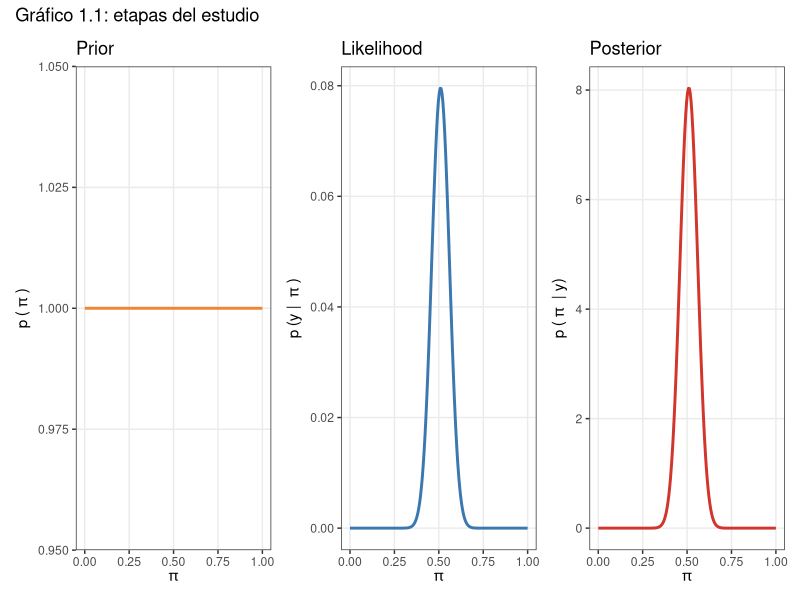
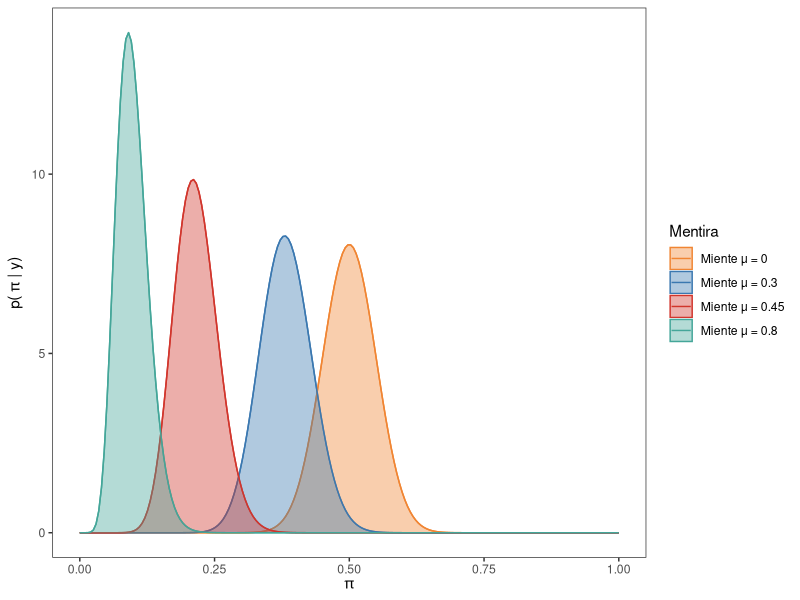
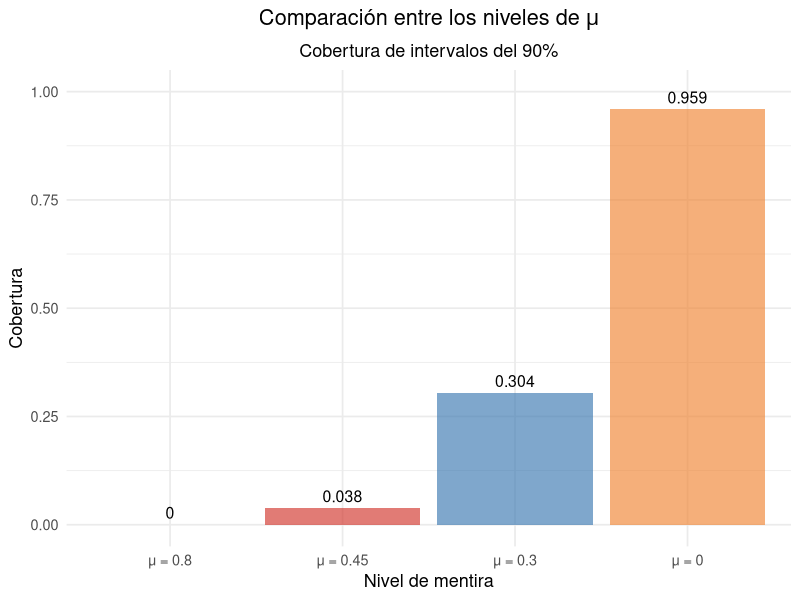
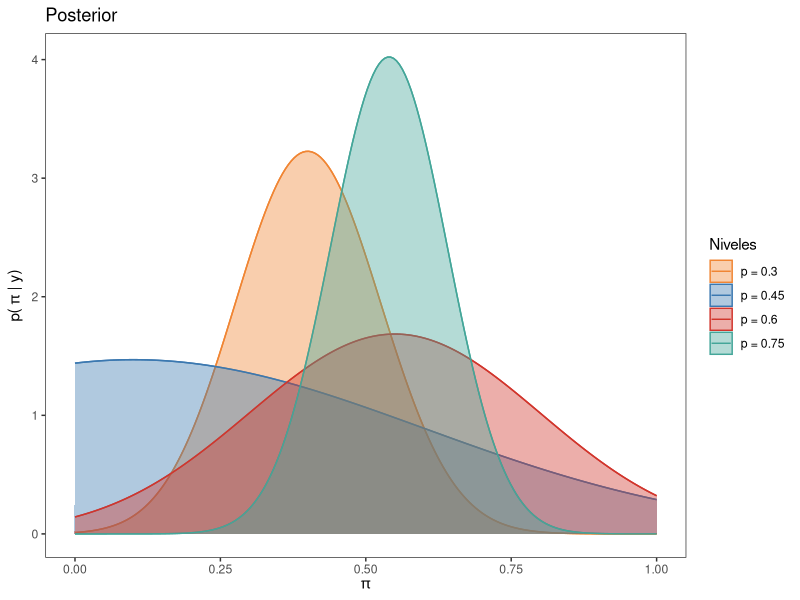
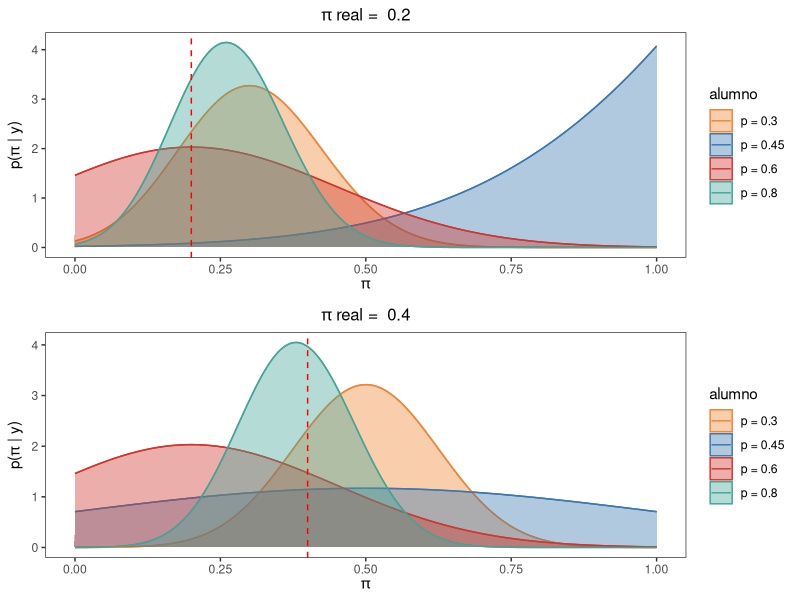
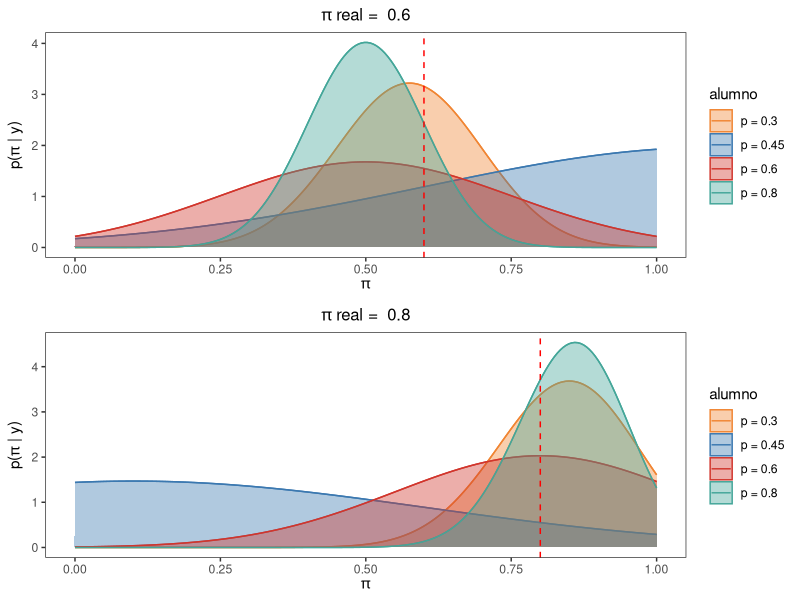
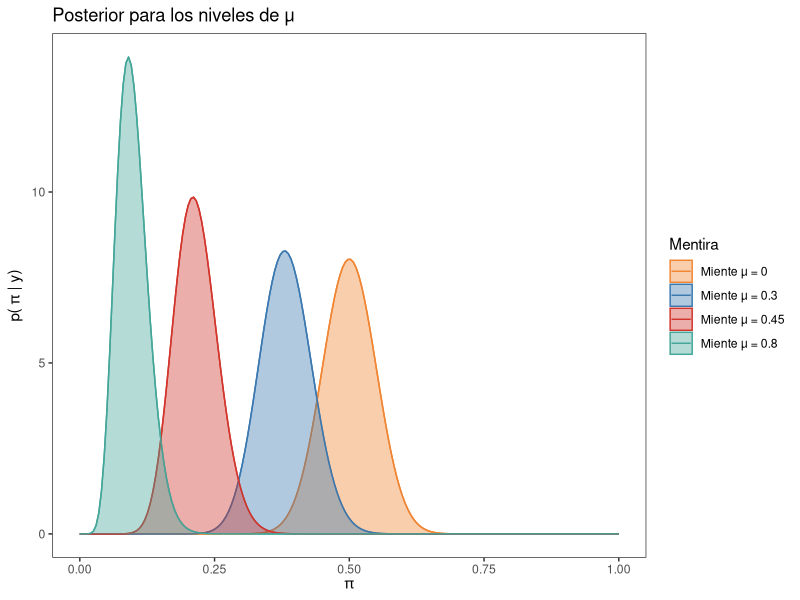
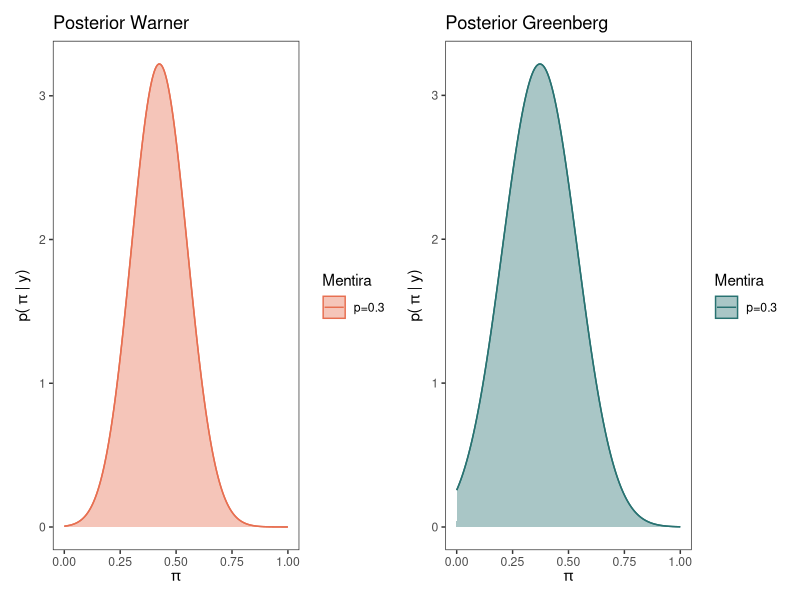

Write the R code that produced these figures, in order.
## ---- chunk 1
library(sampling)
library(tidyverse)
library(patchwork)
library(ggplot2)
library(patchwork)
library(tibble)
library(cowplot)

# Semilla para control de repeticiones
set.seed(1998)

# Poblacion de tamaño N = 1000 para muestras de tamaño n = 100
N <- 1000
apuesta <- c(rep(1, 400), rep(0, 600))

# Data frame de la poblacion
poblacion <- data.frame(estudiante = seq(1:N), apuesta = sample(apuesta) )

## ---- chunk 2

colores <- c("#f08533", "#3b78b0", "#d1352c" , "#44A699")
pi_grid <- seq(0, 1, length.out = 200)

# Obtener prior
prior <- dbeta(pi_grid, 1, 1)


# Graficar prior
plt_prior <- data.frame(x = pi_grid, y = prior) |>
  ggplot() +
  geom_line(aes(x = x, y = y), color = colores[1], linewidth = 1) +
  ggtitle("Prior") +
  labs(
    x = expression(pi),
    y = expression(p ~ "(" ~ pi ~ ")")
  ) +
  theme_bw() +
  theme(panel.grid.minor = element_blank())

## ---- chunk 3
# Creaciones de las muestra de tamaño n = 100

muestra <- data.frame(apuesta = sample(poblacion$apuesta, 100, replace = T))

n <- length(muestra$apuesta)
apuestan <- sum(muestra)

# n = 100
# apuestan = 40
# Calcular verosimilitud para cada valor de "pi"
likelihood <- dbinom(apuestan, n, pi_grid)

# Graficar verosimilitud
plt_likelihood <- data.frame(x = pi_grid, y = likelihood) |>
  ggplot() +
  geom_line(aes(x = x, y = y), color = colores[2], linewidth = 1) +
  ggtitle("Likelihood") +
  labs(
    x = expression(pi),
    y = expression(p ~ "(y | " ~ pi ~ ")")
  ) +
  theme_bw() +
  theme(panel.grid.minor = element_blank())

## ---- chunk 4
# Obtener posterior
posterior <- dbeta(pi_grid, 1 + apuestan, 1 + n - apuestan)

# Graficar posterior
plt_posterior <- data.frame(x = pi_grid, y = posterior) |>
  ggplot() +
  geom_line(aes(x = x, y = y), color = colores[3], linewidth = 1) +
  labs(
    x = expression(pi),
    y = expression(p ~ "(" ~ pi ~ " | y)")
  ) +
  ggtitle("Posterior") +
  theme_bw() +
  theme(panel.grid.minor = element_blank())

# Concatenar graficos
combined_plot <- (plt_prior | plt_likelihood | plt_posterior) +
  plot_annotation(
    title = "Gráfico 1.1: etapas del estudio"
  )

# Mostrar en pantalla
print(combined_plot)
## ---- chunk 5
set.seed(1998)

#Muestra base para los 6 procedimientos
apuesta_b <- sample(poblacion$apuesta, n, replace = T)



#Procedimiento sin mentira, con mentira de nivel mu (bajo, medio ,alto)
muestra_mu <- function(mu, a_prior, b_prior, apuesta_b){
  muestras <- list()
  post_m <- list()
  
  for(i in 1:length(mu)) {
    muestra <- data.frame(apuesta =  ifelse(apuesta_b == 1 ,ifelse(runif(sum(apuesta_b)) < mu[i], 0 ,1),0))
    muestras[[length(muestras) + 1]] <- muestra$apuesta
    post_m[[length(post_m) + 1]] <- dbeta(pi_grid, a_prior + sum(muestra$apuesta), b_prior + n - sum(muestra$apuesta) )
  }
  return(post_m)
}

#Guardo la lista que devuelve la función para poder graficar
post_mu <- muestra_mu(c(0, 0.3, 0.45, 0.8), 1, 1, apuesta_b)

# Crear un data.frame
datos <- data.frame(
  p = rep(pi_grid, times = 4),
  posterior = c(post_mu[[1]], post_mu[[2]], post_mu[[3]], post_mu[[4]]),
  Mentira = rep(c("Miente μ = 0","Miente μ = 0.3", "Miente μ = 0.45", "Miente μ = 0.8"), each = 200))

# Crear el grafico con ggplot2 con los siguientes mapeos
ggplot(datos, aes(x = p, y = posterior, color = Mentira)) +
  geom_line() +
  geom_area(aes(fill = Mentira), alpha = 0.4, position = "identity") +
  scale_color_manual(values = colores) +
  scale_fill_manual(values = colores) +
  labs(x = expression(pi), y = expression("p(" ~ pi ~ "| y)")) +
  theme_bw() +
  theme(
    panel.grid.major = element_blank(),
    panel.grid.minor = element_blank(),
  )

## ---- chunk 6
set.seed(1998)

int_m_0 <- matrix(NA, nrow = 1000, ncol = 2)
int_m_1 <- matrix(NA, nrow = 1000, ncol = 2)
int_m_2 <- matrix(NA, nrow = 1000, ncol = 2)
int_m_3 <- matrix(NA, nrow = 1000, ncol = 2)

for (i in 1:1000) {
  ma_0 <- data.frame(alumno = 1:n, apuesta = sample(poblacion$apuesta, 100, replace = T))
  
  apuesta_1 <- sample(poblacion$apuesta, 100, replace = T)
  
  ma_1 <- data.frame(alumno = 1:n, apuesta =  ifelse(apuesta_1 == 1 ,ifelse(runif(sum(apuesta_1)) < 0.3, 0 ,1),0))
  
  apuesta_2 <- sample(poblacion$apuesta, 100, replace = T)
  
  ma_2 <- data.frame(alumno = 1:n, apuesta =  ifelse(apuesta_2 == 1 ,ifelse(runif(sum(apuesta_2)) < 0.45, 0 ,1),0))
  
  apuesta_3 <- sample(poblacion$apuesta, 100, replace = T)
  
  ma_3 <- data.frame(alumno = 1:n, apuesta =  ifelse(apuesta_3 == 1 ,ifelse(runif(sum(apuesta_3)) < 0.8, 0 ,1),0))
  
  int_m_0[i, ] <- qbeta(c(0.025, 0.975), 1 + sum(ma_0$apuesta), 1 + n - sum(ma_0$apuesta))
  int_m_1[i, ] <- qbeta(c(0.025, 0.975), 1 + sum(ma_1$apuesta), 1 + n - sum(ma_1$apuesta))
  int_m_2[i, ] <- qbeta(c(0.025, 0.975), 1 + sum(ma_2$apuesta), 1 + n - sum(ma_2$apuesta))
  int_m_3[i, ] <- qbeta(c(0.025, 0.975), 1 + sum(ma_3$apuesta), 1 + n - sum(ma_3$apuesta))
}

# Ver cuántos intervalos cubren el valor 0.4
cubre_0 <- (int_m_0[,1] <= 0.4) & (int_m_0[,2] >= 0.4)
cubre_1 <- (int_m_1[,1] <= 0.4) & (int_m_1[,2] >= 0.4)
cubre_2 <- (int_m_2[,1] <= 0.4) & (int_m_2[,2] >= 0.4)
cubre_3 <- (int_m_3[,1] <= 0.4) & (int_m_3[,2] >= 0.4)

# Proporción de intervalos que lo cubren
Niv_mentira <- tibble(
  Método = c("μ = 0", "μ = 0.3", "μ = 0.45", "μ = 0.8"),
  Cobertura = c(mean(cubre_0), mean(cubre_1), mean(cubre_2), mean(cubre_3))
  )

ggplot(Niv_mentira, aes(x = reorder(Método, Cobertura), y = Cobertura)) +
  geom_col(fill = colores, alpha = 0.65) +
  geom_text(aes(label = round(Cobertura, 3)), vjust = -0.5, size = 4) +
  labs(
    title = expression("Comparación entre los niveles de " * mu),
    subtitle = "Cobertura de intervalos del 90%",
    x = "Nivel de mentira",
    y = "Cobertura"
  ) +
  ylim(0, 1) +
  theme_minimal(base_size = 13) +
  theme(
    plot.title = element_text(hjust = 0.5),
    plot.subtitle = element_text(hjust = 0.5)
  )



## ---- chunk 7
set.seed(1998)

#método warner
#Definimos una función para evaluar distintos caso de p con un prior uniforme
muestra_war <- function(p, apuesta_b){
  # Hacemos función para lambda_w
  lambda_w <- function(p, pi_a = 0.4){return(pi_a*p + (1-p)*(1-pi_a))}
  
  # Lista para guardar los resultados
  resultados_w <- list()
  
  #lista para guardar posterior warner
  posterior_w <- list()
  
  y <- numeric(4)
  for (i in 1:length(p)) {
    # Generar la pregunta con p unos y el resto ceros
    pregunta <- sample(c(rep(1, (p[i]*100)), rep(0, n - (p[i]*100))), n, replace = TRUE)
    
    # Generar la respuesta según la lógica dada
    respuesta <- ifelse(pregunta == 0, ifelse(apuesta_b == 1, 0, 1), apuesta_b)
    
    # Crear el tibble para este p y agregarlo a la lista
    resultados_w[[length(resultados_w) + 1]] <- tibble(muestra_base = apuesta_b,
                                                       pregunta = pregunta,
                                                       respuesta = respuesta,
                                                       p_valor = p[i])
    
    #convierto a data frame
    datos_w <- as.data.frame(resultados_w[[i]])
    
    # Hacer el posterior exacto a partir de la muestra
    y[i] <- sum(datos_w$respuesta)
    # Establecemos el numerador donde lambda toma valores para p y posibles val de pi
    num_w <- (lambda_w(p[i], pi_grid) ^ y[i])*((1-lambda_w(p[i], pi_grid)) ^ (n - y[i]))* (1 - 2 * p[i])
    
    # paso 5: denominador que salio de consulta
    denom_w <- (pbeta(1 - p[i], y[i] + 1, n - y[i] + 1) * beta(y[i] + 1, n - y[i] + 1)) - (pbeta(p[i] ,y[i] +1,n-y[i] +1)*beta(y[i] +1, n-y[i] +1))
    
    # paso 6: posterior
    posterior_w[[length(posterior_w) + 1]] <- num_w / denom_w
    
  }
  return(posterior_w)
}
posterior_w <- muestra_war(c(0.3, 0.45, 0.6, 0.75), apuesta_b)

# Crear un data.frame
datos <- data.frame(
  p = rep(pi_grid, times = 4),
  posterior = c(posterior_w[[1]], posterior_w[[2]], posterior_w[[3]], posterior_w[[4]]),
  Niveles = rep(c("p = 0.3","p = 0.45", "p = 0.6", "p = 0.75"), each = 200))

# Crear el grafico con ggplot2 con los siguientes mapeos
ggplot(datos, aes(x = p, y = posterior, color = Niveles)) +
  geom_line() +
  geom_area(aes(fill = Niveles), alpha = 0.4, position = "identity") +
  ggtitle("Posterior") +
  scale_color_manual(values = colores) +
  scale_fill_manual(values = colores) +
  labs(x = expression(pi), y = expression("p(" ~ pi ~ "| y)")) +
  theme_bw() +
  theme(
    panel.grid.major = element_blank(),
    panel.grid.minor = element_blank(),
  )



## ---- chunk 8
set.seed(2198)

# Poblacion de tamaño N = 1000 para muestras de tamaño n = 100
N <- 1000

# paso 1: establecemos los diferentes p
p <- c(0.3, 0.45, 0.6, 0.75)

# paso 2: hacemos función para lambda 
lambda <- function(p, pi_a = 0.4){
return(pi_a*p + (1-p)*(1-pi_a))
}

graficos_post <- list()

# Establece tamano muestra
n <- 100

# Establece las diferentes posiciones
pos <- c(30, 45, 60, 80)

pi_pos <- c(200, 400, 600, 800)

pi_line <- c(0.2, 0.4, 0.6, 0.8)
line <- 0

for (j in pi_pos) {
  line <- line + 1
  apuesta_pi <- c(rep(1, j), rep(0, N - j))
  # Data frame de la poblacion
  poblacion_pi <- data.frame(estudiante = seq(1:N), apuesta = sample(apuesta_pi) )

  # Establece la muestra base que parte desde la poblacion
  muestra_base_pi <- sample(poblacion_pi$apuesta, n, replace = TRUE)

  # Lista para guardar los resultados
  resultados <- list()

  for (i in pos) {
    # Generar la pregunta con p unos y el resto ceros
    apuesta <- c(rep(1, i), rep(0, n - i))
    pregunta <- sample(apuesta, n, replace = TRUE)
  
    # Generar la respuesta según la lógica dada
    respuesta <- ifelse(pregunta == 0, ifelse(muestra_base_pi == 1, 0, 1), muestra_base_pi)
  
    # Crear el tibble para este p
    df <- tibble(
    muestra_base = muestra_base_pi,
    pregunta = pregunta,
    respuesta = respuesta,
    p_valor = i
    )
  
    # Agregarlo a la lista
    resultados[[length(resultados) + 1]] <- df
  }

  # Unir todos los data frames
  tabla_final <- bind_rows(resultados)

  # Ver resultado
  #print(tabla_final)

  # Ver las respuestas para diferente posiciones
  y_p <- tabla_final %>% 
    group_by(p_valor) %>% 
   summarise(sum(respuesta))

  # Cambia el tipo de variable de las respuestas para que tome las pbeta y beta
  y <- c(as.numeric(y_p[1,2]),
        as.numeric(y_p[2,2]),
        as.numeric(y_p[3,2]),
        as.numeric(y_p[4,2]))

  # Lista para el posterior
  post_7 <- list()
  post_n7 <- c("p = 0.3", "p = 0.45", "p = 0.6", "p = 0.8")

  # Hacer el posterior a partir de la muestra
  for (i in 1:4) {
    # paso 4: establecemos un numerador donde lambda toma valores para p y posibles val de pi
    num_6 <- (lambda(p[i],pi_grid)^y[i])*((1-lambda(p[i],pi_grid))^(n-y[i]))* (1-2*p[i])
  
    # paso 5: denominador que salio de consulta
    denom_6 <- (pbeta(1 - p[i],y[i]+1,n-y[i]+1)*beta(y[i]+1,n-y[i]+1)) - (pbeta(p[i],y[i]+1,n-y[i]+1)*beta(y[i]+1,n-y[i]+1))
  
    # paso 6: posterior
    posterior_6 <- num_6 / denom_6
  
    post_7[[post_n7[i]]] <- posterior_6
  }

  # Crear un data.frame
  datos <- data.frame(
    p = rep(pi_grid, times = 4),
    posterior = c(post_7[[1]], post_7[[2]], post_7[[3]], post_7[[4]]),
    alumno = rep(c("p = 0.3","p = 0.45", "p = 0.6", "p = 0.8"), each = 200))

  # Crear el gráfico con ggplot2 con los siguientes mapeos
  titulo_grafico <- bquote(pi ~ "real = " ~ .(pi_line[line]))
  
  graficos_post[[line]] <- ggplot(datos, aes(x = p, y = posterior, color = alumno)) +
    geom_line() +
    geom_area(aes(fill = alumno), alpha = 0.4, position = "identity") +
    scale_color_manual(values = colores) +
    scale_fill_manual(values = colores) +
    labs(
      x = expression(pi),
      y = expression(paste("p(", pi, " | y)")),
      title = titulo_grafico
    ) +
    theme_bw() +
    theme(panel.grid = element_blank()) +
    geom_vline(xintercept = pi_line[line], linetype = "dashed", color = "red", size = 0.5) +
    theme(plot.title = element_text(hjust = 0.5, size = 12, face = "bold"))



}
## ---- chunk 9

# Concatenar graficos
# Cargar si no lo hiciste
library(gridExtra)

# Primer par
grid.arrange(graficos_post[[1]], graficos_post[[2]], nrow = 2)

# Segundo par
grid.arrange(graficos_post[[3]], graficos_post[[4]], nrow = 2)

## ---- chunk 10
#función del posterior para un prior no necesariamente uniforme

posterior_war <- function(pi, p, a, b){
  # Establecemos la función lambda del método warner
  lambda_W <- function(p, pi_a){return(pi_a*p + (1-p)*(1-pi_a))}
  # Simulamos una muestra de respuestas afirmativas con el parametro lambda_w
  y <- rbinom(1,100,lambda(p, pi))
  # Construimos el numerador del posterior aproximado
  num <- dbeta(pi_grid, a, b) * dbinom(y, 100, lambda(p, pi_grid))
  # Construimos el denominador del posterior aproximado
  delta <- diff(pi_grid)[1] 
  denom <- sum(num) * delta
  # Obtenemos el Posterior exacto
  posterior <- num / denom
  return(posterior)
}

## ---- chunk 11
# función del posterior para un prior no necesariamente uniforme con el método Greenberg

posterior_green <- function(pi, p, a, b, pi_b = 7/12){
  # Establecemos la función lambda con la probabilidad conocida pi_b = 7/12
  lambda_g <- function(p, pi_a){return(pi_a*p + pi_b*(1-p))}
  # Simulamos una muestra de respuestas afirmativas con el parametro lambda_g
  y <- rbinom(1,100,lambda_g(p, pi))
  # Construimos el numerador del posterior aproximado
  num <- dbeta(pi_grid, a, b) * dbinom(y, 100, lambda(p, pi_grid))
  # Construimos el denominador del posterior aproximado
  delta <- diff(pi_grid)[1] 
  denom <- sum(num) * delta
  # Obtenemos el Posterior exacto
  posterior <- num / denom
  return(posterior)
}

## ---- chunk 12
set.seed(1998)

#Muestra base para los 6 procedimientos
apuesta_b <- sample(poblacion$apuesta, n, replace = T)

#Procedimiento sin mentira, con mentira de nivel mu (bajo, medio ,alto)
#Guardo la lista que devuelve la función para poder graficar
post_mu <- muestra_mu(c(0, 0.3, 0.45, 0.8), 1, 1, apuesta_b)

  # Crear un data.frame
  datos <- data.frame(
    p = rep(pi_grid, times = 4),
    posterior = c(post_mu[[1]], post_mu[[2]], post_mu[[3]], post_mu[[4]]),
    Mentira = rep(c("Miente μ = 0","Miente μ = 0.3", "Miente μ = 0.45", "Miente μ = 0.8"), each = 200))
  
  # Crear el grafico con ggplot2 con los siguientes mapeos
  ggplot(datos, aes(x = p, y = posterior, color = Mentira)) +
    geom_line() +
    geom_area(aes(fill = Mentira), alpha = 0.4, position = "identity") +
    ggtitle("Posterior para los niveles de μ") +
    scale_color_manual(values = colores) +
    scale_fill_manual(values = colores) +
    labs(x = expression(pi), y = expression("p(" ~ pi ~ "| y)")) +
    theme_bw() +
    theme(
      panel.grid.major = element_blank(),
      panel.grid.minor = element_blank(),
    )

## ---- chunk 13
set.seed(2198)
#método warner
#Guardo la lista que devuelve la función para poder graficar
posterior_w <- muestra_war(0.3, apuesta_b)

  datos_warner <- data.frame(
    p = rep(pi_grid, times = length(posterior_w)),
    posterior = c(posterior_w[[1]]),
    Mentira = rep(c("p=0.3"), each = 200))
  
  # Crear el grafico con ggplot2 con los siguientes mapeos
  post_w <- ggplot(datos_warner, aes(x = p, y = posterior, color = Mentira)) +
    geom_line() +
    geom_area(aes(fill = Mentira), alpha = 0.4, position = "identity") +
    ggtitle("Posterior Warner") +
    scale_color_manual(values = "#E76F51") +
    scale_fill_manual(values = "#E76F51") +
    labs(x = expression(pi), y = expression("p(" ~ pi ~ "| y)")) +
    theme_bw() +
    theme(
      panel.grid.major = element_blank(),
      panel.grid.minor = element_blank(),
    )

#método Greenberg
#Definimos una función para evaluar distintos caso de p con un prior uniforme
muestra_green <- function(p, apuesta_b){
  # Hacemos función para lambda_w
  lambda_g <- function(p, pi_a = 0.4){return(pi_a*p + (7/12)*(1-p))}
  
  # Lista para guardar los resultados
  resultados_g <- list()
  
  #lista para guardar posterior warner
  posterior_g <- list()
  
  y <- numeric(4)
  for (i in 1:length(p)) {
    # Generar la pregunta con p unos y el resto ceros
    pregunta <- sample(c(rep(1, (p[i]*100)), rep(0, n - (p[i]*100))), n, replace = TRUE)
    
    # Generar la respuesta según la lógica dada
    respuesta <- ifelse(pregunta == 0, ifelse(apuesta_b == 1, 0, 1), apuesta_b)
    
    # Crear el tibble para este p y agregarlo a la lista
    resultados_g[[length(resultados_g) + 1]] <- tibble(muestra_base = apuesta_b,
                                                       pregunta = pregunta,
                                                       respuesta = respuesta,
                                                       p_valor = p[i])
    
    #convierto a data frame
    datos_g <- as.data.frame(resultados_g[[i]])
    
    # Hacer el posterior exacto a partir de la muestra
    y[i] <- sum(datos_g$respuesta)
    # Establecemos el numerador donde lambda toma valores para p y posibles val de pi
    num_g <- (lambda_g(p[i], pi_grid) ^ y[i])*((1-lambda_g(p[i], pi_grid)) ^ (n - y[i]))* (1 - 2 * p[i])
    
    # paso 5: denominador que salio de consulta
    denom_g <- (pbeta(1 - p[i], y[i] + 1, n - y[i] + 1) * beta(y[i] + 1, n - y[i] + 1)) - (pbeta(p[i] ,y[i] +1,n-y[i] +1)*beta(y[i] +1, n-y[i] +1))
    
    # paso 6: posterior
    posterior_g[[length(posterior_g) + 1]] <- num_g / denom_g
    
  }
  return(posterior_g)
}
#Guardo la lista que devuelve la función para poder graficar
posterior_g <- muestra_green(0.3, apuesta_b)

  datos_green <- data.frame(
    p = rep(pi_grid, times = length(posterior_g)),
    posterior = c(posterior_g[[1]]),
    Mentira = rep(c("p=0.3"), each = 200))
  
  # Crear el grafico con ggplot2 con los siguientes mapeos
  post_g <-ggplot(datos_green, aes(x = p, y = posterior, color = Mentira)) +
    geom_line() +
    geom_area(aes(fill = Mentira), alpha = 0.4, position = "identity") +
    ggtitle("Posterior Greenberg") +
    scale_color_manual(values = "#287271") +
    scale_fill_manual(values = "#287271") +
    labs(x = expression(pi), y = expression("p(" ~ pi ~ "| y)")) +
    theme_bw() +
    theme(
      panel.grid.major = element_blank(),
      panel.grid.minor = element_blank(),
    )
  
# Concatenar graficos
post_w | post_g
## ---- chunk 14
set.seed(1998)

#Muestra base para los 6 procedimientos con mil simulaciones

int_m_0 <- matrix(NA, nrow = 1000, ncol = 2)
int_m_1 <- matrix(NA, nrow = 1000, ncol = 2)
int_m_2 <- matrix(NA, nrow = 1000, ncol = 2)
int_m_3 <- matrix(NA, nrow = 1000, ncol = 2)
int_w <- matrix(NA, nrow = 1000, ncol = 2)
int_g <- matrix(NA, nrow = 1000, ncol = 2)


for (i in 1:1000) {
  apuesta_b <- sample(poblacion$apuesta, n, replace = T)
  
  #Procedimiento sin mentira, con mentira de nivel mu (bajo, medio ,alto)
  post_m <- muestra_mu(c(0, 0.3, 0.45, 0.8), 1, 1, apuesta_b) #devuelve una lista con cada posterior segun mu
  
  #Procedimiento del método Warner con p = 0.3
  posterior_w <- muestra_war(0.3, apuesta_b) #devuelve una lista con el posterior warner
  
  #método Greenberg
  posterior_g <- muestra_green(0.3, apuesta_b) #devuelve una lista con el posterior Greenberg
  
  # 1. Normalizamos:
  dens_m_0 <- post_m[[1]] / sum(post_m[[1]])
  dens_m_1 <- post_m[[2]] / sum(post_m[[2]])
  dens_m_2 <- post_m[[3]] / sum(post_m[[3]])
  dens_m_3 <- post_m[[4]] / sum(post_m[[4]])
  dens_w <- posterior_w[[1]] / sum(posterior_w[[1]])
  dens_g <- posterior_g[[1]] / sum(posterior_g[[1]])
  
  # 2. Calcula la función de distribución acumulada (CDF):
  cdf_m_0 <- cumsum(dens_m_0)
  cdf_m_1 <- cumsum(dens_m_1)
  cdf_m_2 <- cumsum(dens_m_2)
  cdf_m_3 <- cumsum(dens_m_3)
  cdf_w <- cumsum(dens_w)
  cdf_g <- cumsum(dens_g)
  

  # 3. intervalos del 90%
  int_m_0[i, ] <- c(pi_grid[which.min(abs(cdf_m_0 - 0.05))], pi_grid[which.min(abs(cdf_m_0 - 0.95))])
  int_m_1[i, ] <- c(pi_grid[which.min(abs(cdf_m_1 - 0.05))], pi_grid[which.min(abs(cdf_m_1 - 0.95))])
  int_m_2[i, ] <- c(pi_grid[which.min(abs(cdf_m_2 - 0.05))], pi_grid[which.min(abs(cdf_m_2 - 0.95))])
  int_m_3[i, ] <- c(pi_grid[which.min(abs(cdf_m_3 - 0.05))], pi_grid[which.min(abs(cdf_m_3 - 0.95))])
  
  int_w[i, ] <- c(pi_grid[which.min(abs(cdf_w - 0.05))], pi_grid[which.min(abs(cdf_w - 0.95))])
  int_g[i, ] <- c(pi_grid[which.min(abs(cdf_g - 0.05))], pi_grid[which.min(abs(cdf_g - 0.95))])
  
}

# Ver cuántos intervalos cubren el valor 0.4
cubre_0 <- (int_m_0[,1] <= 0.4) & (int_m_0[,2] >= 0.4)
cubre_1 <- (int_m_1[,1] <= 0.4) & (int_m_1[,2] >= 0.4)
cubre_2 <- (int_m_2[,1] <= 0.4) & (int_m_2[,2] >= 0.4)
cubre_3 <- (int_m_3[,1] <= 0.4) & (int_m_3[,2] >= 0.4)
cubre_w <- (int_w[,1] <= 0.4) & (int_w[,2] >= 0.4)
cubre_g <- (int_g[,1] <= 0.4) & (int_g[,2] >= 0.4)

# Proporción de intervalos que lo cubren
resultados <- tibble(
  Método = factor(
    c("μ = 0", "μ = 0.3", "μ = 0.45", "μ = 0.8", "Warner", "Greenberg"),
    levels = c("μ = 0", "μ = 0.3", "μ = 0.45", "μ = 0.8", "Warner", "Greenberg")
  ),
  Cobertura = c(mean(cubre_0), mean(cubre_1), mean(cubre_2), mean(cubre_3), 
                mean(cubre_w), mean(cubre_g))
)


ggplot(resultados, aes(x = Método, y = Cobertura)) +
  geom_col(fill = c("#f08533", "#3b78b0", "#d1352c" , "#44A699","#E76F51", "#287271"), alpha = 0.65) +
  geom_text(aes(label = round(Cobertura, 3)), vjust = -0.5, size = 4) +
  labs(
    title = expression("Comparación entre los distintos métodos "),
    subtitle = "Cobertura de intervalos del 90%",
    x = "Método",
    y = "Cobertura"
  ) +
  ylim(0, 1) +
  theme_minimal(base_size = 13)+
  theme(
    plot.title = element_text(hjust = 0.5),
    plot.subtitle = element_text(hjust = 0.5)
  )
